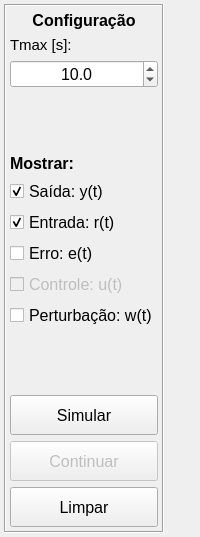
      <widget class="QWidget" name="tabSimul">
       <attribute name="title">
        <string>Simulação</string>
       </attribute>
       <layout class="QHBoxLayout" name="horizontalLayout_2">
        <property name="margin">
         <number>4</number>
        </property>
        <item>
         <widget class="QFrame" name="frameSimul">
          <property name="minimumSize">
           <size>
            <width>160</width>
            <height>0</height>
           </size>
          </property>
          <property name="maximumSize">
           <size>
            <width>160</width>
            <height>16777215</height>
           </size>
          </property>
          <property name="autoFillBackground">
           <bool>false</bool>
          </property>
          <property name="frameShape">
           <enum>QFrame::Box</enum>
          </property>
          <property name="frameShadow">
           <enum>QFrame::Sunken</enum>
          </property>
          <property name="lineWidth">
           <number>1</number>
          </property>
          <property name="midLineWidth">
           <number>0</number>
          </property>
          <layout class="QVBoxLayout" name="verticalLayout_2">
           <property name="margin">
            <number>4</number>
           </property>
           <item>
            <widget class="QLabel" name="labelSimulTit">
             <property name="minimumSize">
              <size>
               <width>0</width>
               <height>20</height>
              </size>
             </property>
             <property name="maximumSize">
              <size>
               <width>16777215</width>
               <height>20</height>
              </size>
             </property>
             <property name="font">
              <font>
               <pointsize>12</pointsize>
               <weight>75</weight>
               <bold>true</bold>
              </font>
             </property>
             <property name="text">
              <string>Configuração</string>
             </property>
             <property name="alignment">
              <set>Qt::AlignCenter</set>
             </property>
            </widget>
           </item>
           <item>
            <widget class="QLabel" name="labelTmax">
             <property name="font">
              <font>
               <pointsize>11</pointsize>
              </font>
             </property>
             <property name="text">
              <string notr="true">Tmax [s]:</string>
             </property>
            </widget>
           </item>
           <item>
            <widget class="QDoubleSpinBox" name="doubleSpinBoxTmax">
             <property name="minimumSize">
              <size>
               <width>0</width>
               <height>25</height>
              </size>
             </property>
             <property name="font">
              <font>
               <pointsize>12</pointsize>
              </font>
             </property>
             <property name="toolTip">
              <string>Entre com o tempo máximo de simulação</string>
             </property>
             <property name="alignment">
              <set>Qt::AlignCenter</set>
             </property>
             <property name="buttonSymbols">
              <enum>QAbstractSpinBox::UpDownArrows</enum>
             </property>
             <property name="decimals">
              <number>1</number>
             </property>
             <property name="maximum">
              <double>2000.000000000000000</double>
             </property>
             <property name="value">
              <double>10.000000000000000</double>
             </property>
            </widget>
           </item>
           <item>
            <spacer name="verticalSpacer_2">
             <property name="orientation">
              <enum>Qt::Vertical</enum>
             </property>
             <property name="sizeHint" stdset="0">
              <size>
               <width>20</width>
               <height>60</height>
              </size>
             </property>
            </spacer>
           </item>
           <item>
            <widget class="QLabel" name="labelMostrar">
             <property name="font">
              <font>
               <pointsize>12</pointsize>
               <weight>75</weight>
               <bold>true</bold>
              </font>
             </property>
             <property name="text">
              <string>Mostrar:</string>
             </property>
            </widget>
           </item>
           <item>
            <widget class="QCheckBox" name="checkBoxSaida">
             <property name="font">
              <font>
               <pointsize>12</pointsize>
               <weight>50</weight>
               <italic>false</italic>
               <bold>false</bold>
              </font>
             </property>
             <property name="text">
              <string>Saída: y(t)</string>
             </property>
             <property name="checked">
              <bool>true</bool>
             </property>
            </widget>
           </item>
           <item>
            <widget class="QCheckBox" name="checkBoxEntrada">
             <property name="font">
              <font>
               <pointsize>12</pointsize>
              </font>
             </property>
             <property name="text">
              <string>Entrada: r(t)</string>
             </property>
             <property name="checked">
              <bool>true</bool>
             </property>
            </widget>
           </item>
           <item>
            <widget class="QCheckBox" name="checkBoxErro">
             <property name="font">
              <font>
               <pointsize>12</pointsize>
              </font>
             </property>
             <property name="text">
              <string>Erro: e(t)</string>
             </property>
            </widget>
           </item>
           <item>
            <widget class="QCheckBox" name="checkBoxControle">
             <property name="enabled">
              <bool>false</bool>
             </property>
             <property name="font">
              <font>
               <pointsize>12</pointsize>
              </font>
             </property>
             <property name="text">
              <string>Controle: u(t)</string>
             </property>
            </widget>
           </item>
           <item>
            <widget class="QCheckBox" name="checkBoxPert">
             <property name="font">
              <font>
               <pointsize>12</pointsize>
              </font>
             </property>
             <property name="text">
              <string>Perturbação: w(t)</string>
             </property>
            </widget>
           </item>
           <item>
            <spacer name="verticalSpacer">
             <property name="orientation">
              <enum>Qt::Vertical</enum>
             </property>
             <property name="sizeHint" stdset="0">
              <size>
               <width>20</width>
               <height>61</height>
              </size>
             </property>
            </spacer>
           </item>
           <item>
            <widget class="QPushButton" name="btnSimul">
             <property name="minimumSize">
              <size>
               <width>0</width>
               <height>40</height>
              </size>
             </property>
             <property name="font">
              <font>
               <pointsize>12</pointsize>
              </font>
             </property>
             <property name="text">
              <string>Simular</string>
             </property>
            </widget>
           </item>
           <item>
            <widget class="QPushButton" name="btnContinuar">
             <property name="enabled">
              <bool>false</bool>
             </property>
             <property name="minimumSize">
              <size>
               <width>0</width>
               <height>40</height>
              </size>
             </property>
             <property name="font">
              <font>
               <pointsize>12</pointsize>
              </font>
             </property>
             <property name="text">
              <string>Continuar</string>
             </property>
            </widget>
           </item>
           <item>
            <widget class="QPushButton" name="btnLimparSimul">
             <property name="minimumSize">
              <size>
               <width>0</width>
               <height>40</height>
              </size>
             </property>
             <property name="font">
              <font>
               <pointsize>12</pointsize>
              </font>
             </property>
             <property name="text">
              <string>Limpar</string>
             </property>
            </widget>
           </item>
          </layout>
         </widget>
        </item>
        <item>
         <layout class="QVBoxLayout" name="VBoxLayoutSimul">
          <item>
           <widget class="MatplotlibWidget" name="mplSimul"/>
          </item>
         </layout>
        </item>
       </layout>
      </widget>
